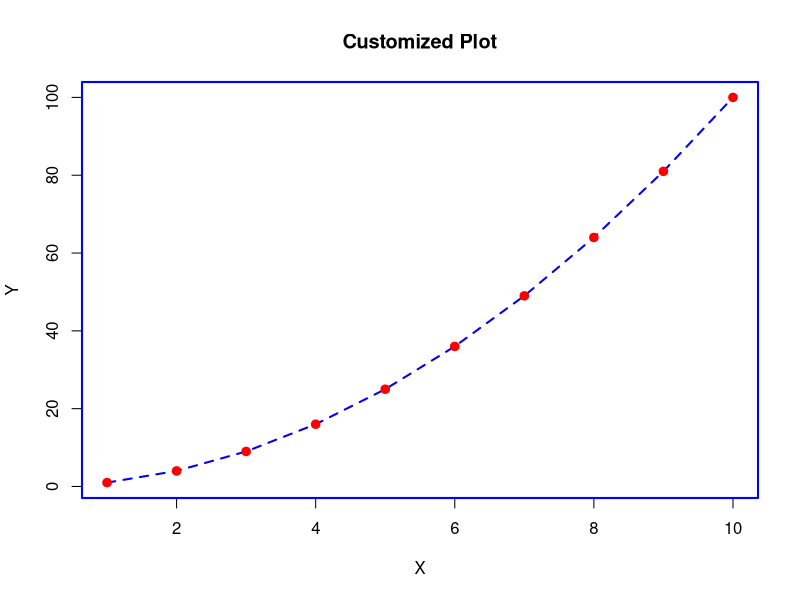
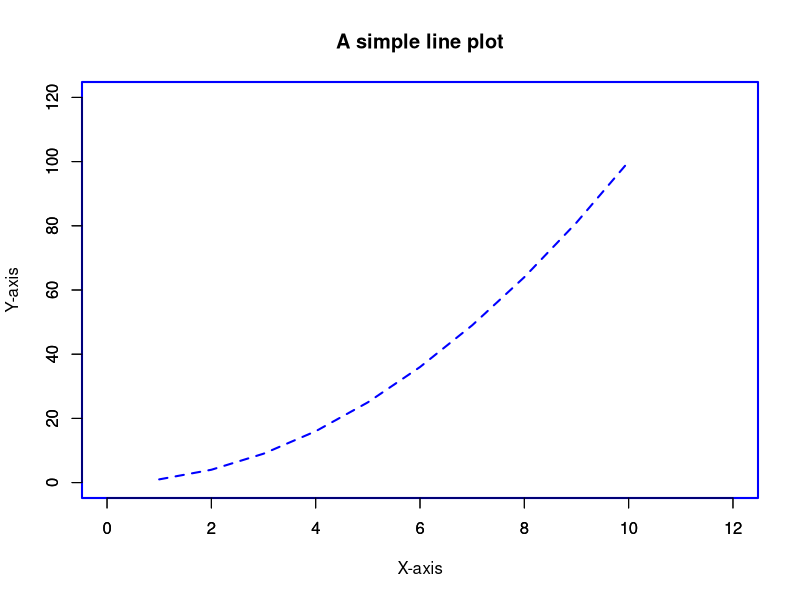
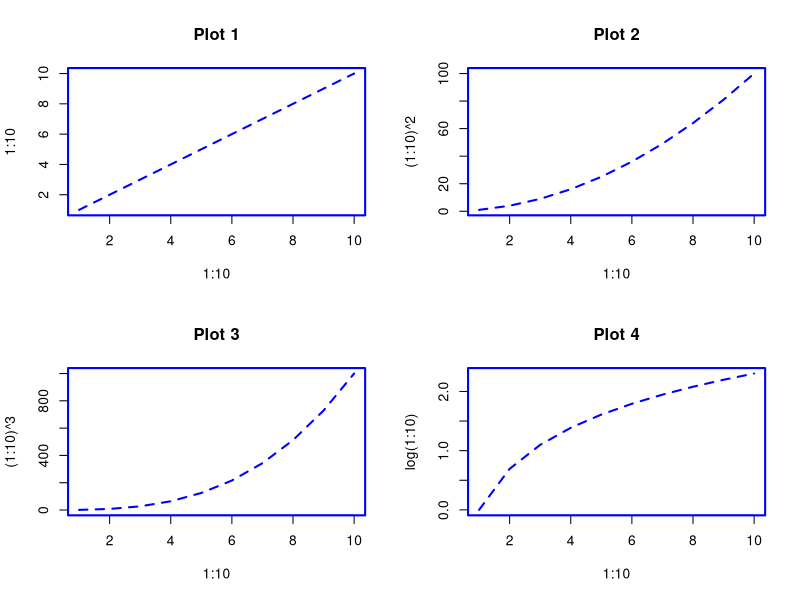
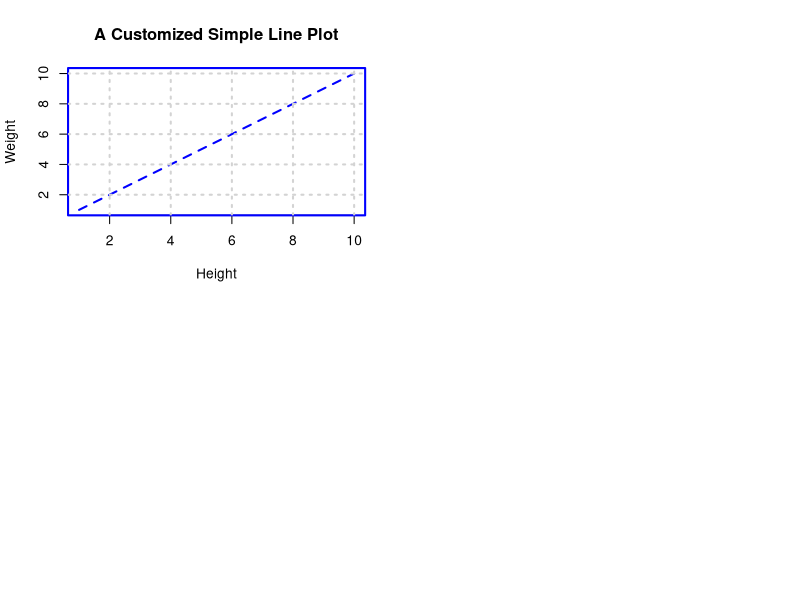

Write R code to recreate these figures, in order.
## ---- chunk 1
#tutorial::go_interactive(greedy = TRUE)
knitr::opts_chunk$set(echo = TRUE,error=TRUE)
## ---- chunk 2
# Sample data
x <- 1:10
y <- x^2

# Plot with customized graphical parameters
par(
  pch = 19,    # Use solid circles for points
  lty = 2,     # Use dashed line
  lwd = 2,     # Set line width to 2
  col = "blue" # Set line and point color to blue
)

plot(x, y, type = "l", main = "Customized Plot", xlab = "X", ylab = "Y")
points(x, y, col = "red") # Add points with red color

## ---- chunk 3
# Sample data
x <- 1:10
y <- x^2

# Plot with customized axis options
plot(x, y, type = "l", main = "A simple line plot", xlab = "X-axis", ylab = "Y-axis", xlim = c(0, 12), ylim = c(0, 120))
axis(side = 1, at = seq(0, 12, by = 2)) # Add x-axis tick marks
axis(side = 2, at = seq(0, 120, by = 20)) # Add y-axis tick marks

## ---- chunk 4
# Example using mfrow
par(mfrow = c(2, 2)) # Create a 2x2 grid for plots
plot(1:10, 1:10, main = "Plot 1", type = "l")
plot(1:10, (1:10)^2, main = "Plot 2", type = "l")
plot(1:10, (1:10)^3, main = "Plot 3", type = "l")
plot(1:10, log(1:10), main = "Plot 4", type = "l")

## ---- chunk 5
# Example with grid lines and background color
plot(1:10, 1:10, main = "A Customized Simple Line Plot", type = "l", xlab='Height',ylab = 'Weight')
grid() # Add grid lines
par(bg = "lightblue") # Set background color

## ---- chunk 6
# Your code
## ---- chunk 7
# Your  code
## ---- chunk 8
# Your  data
